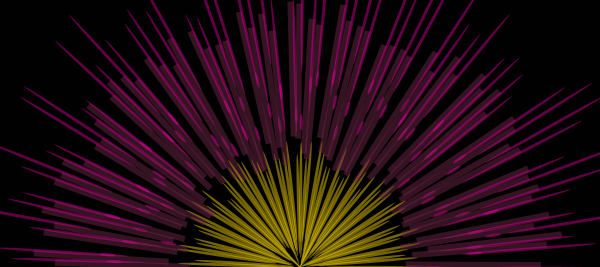
Frame 1 (no input)
Frame 60 (the mouse pressed at the canvas centre just before this capture): identical to frame 1, image omitted
Frame 120 (the mouse held since frame 60 and released just before this capture): identical to frame 1, image omitted

The Processing sketch that drew this single still picture (run headless with seeded random() and noise(); from frame 60 on, the mouse is pressed at the canvas centre):

// Processing sketch: processing_33157
// ── processing_33157.pde

void setup() {
  int mega; //This is the main variable used for repetition
  int obSize = 5; //This variable allows me to play with linking the size of the shapes.
  smooth();
  size(600,267);
  translate(width/2, height);//Translate is critical for the fan shape.
  // It repositions the grid in the bottom-centre of the canvas
  background(1);

  for(mega = 0; mega< 120; mega =mega +1) { //Repetion is increased as the objects are very narrow 
    rotate(.2);
    fill(245,211,0,120);
    ellipse(0,random(47,80),obSize*0.6,100); //Semi-Random positioning has been used to create noise
    fill(110,39,70,120);
    rect(0,random(100,133),obSize*1.2,obSize*27); //objects are narrow
    noStroke();
    fill(245,0,169,100);
    ellipse(0,random(200,283),3,obSize*27);
    ellipse(0,random(133,200),3,16);
  }
}

void draw() {
}
